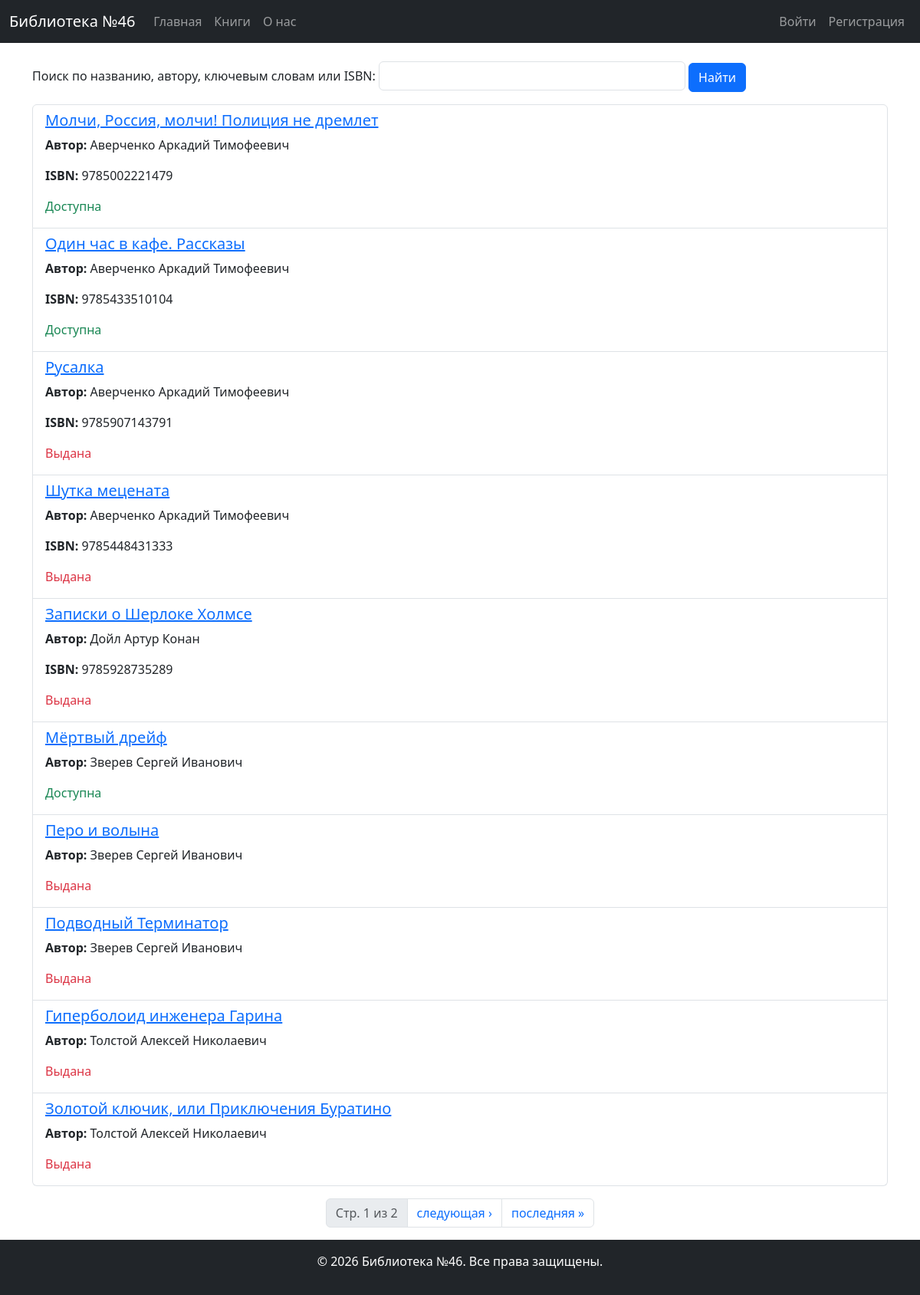
/books/, run on an earlier commit of the app's database.
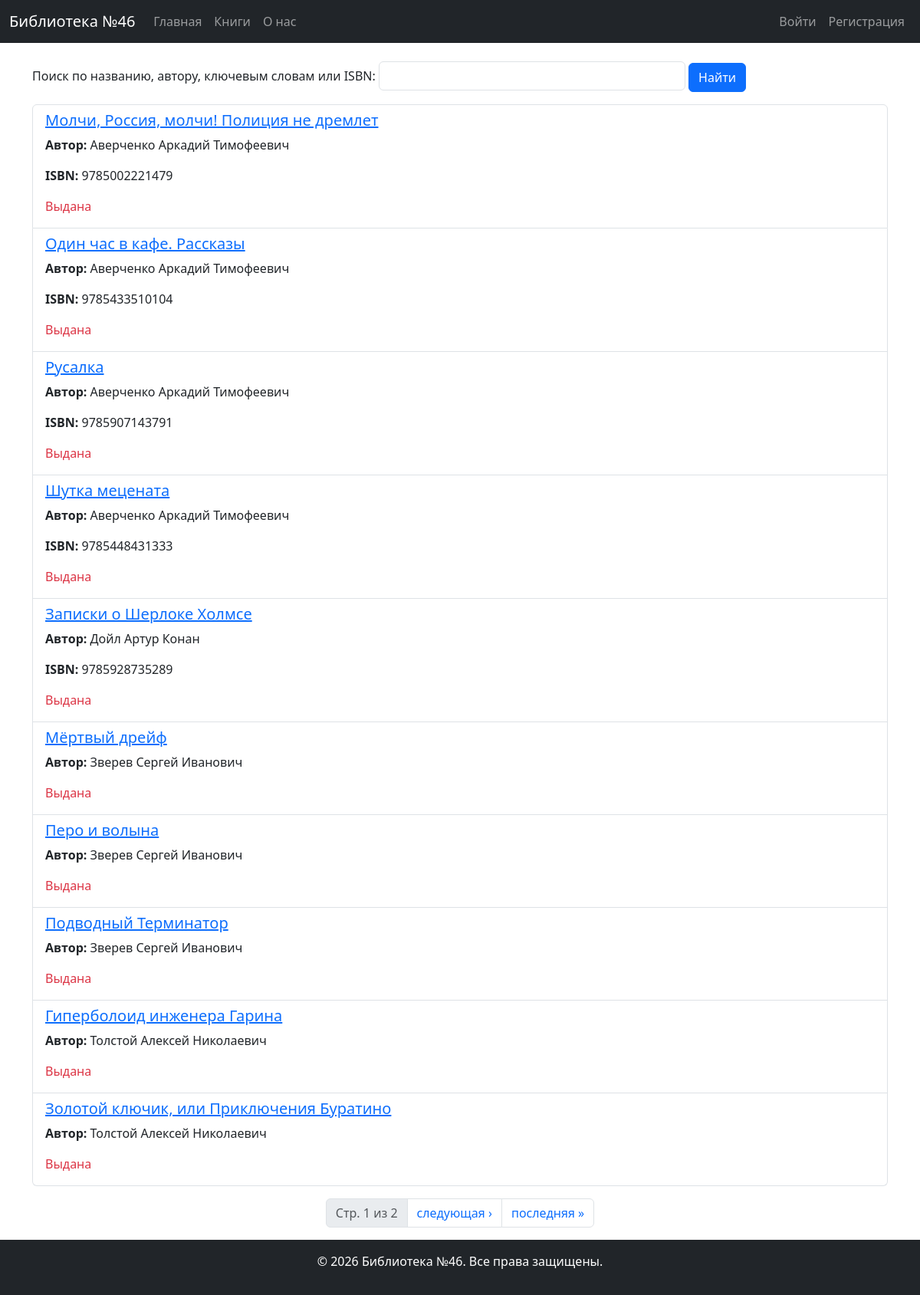
And on a later commit of the database.
### lib_app/models.py (models this page shows, shortened)
class Book(models.Model):
    title = models.CharField(max_length=255)
    author = models.ForeignKey(
        Author,
        on_delete=models.SET_NULL,
        related_name='books',
        null=True,
        blank=True
    )
    publisher = models.ForeignKey(
        Publisher,
        on_delete=models.SET_NULL,
        related_name='books',
        null=True,
        blank=True
    )
    isbn = models.CharField(
        max_length=13,                                          # ISBN должен содержать ровно 13 цифр
        null=True,
        blank=True
    )
    year = models.PositiveIntegerField(
        null=True,
        blank=True,
        validators=[
            MinValueValidator(1),                               # Год должен быть ≥ 1
            MaxValueValidator(datetime.now().year)              # Не больше текущего года
        ]
    )
    short_description = models.TextField(
        default="",
        null=True,
        blank=True
    )
    key_words = models.TextField(
        default="",
        null=True,
        blank=True
    )
    available = models.BooleanField(default=True)               # доступна ли для выдачи
    times_of_issued = models.PositiveIntegerField(default=0)    # сколько раз выдана книга

class Author(models.Model):
    name = models.CharField(max_length=200)
    date_of_birth = models.DateField(null=True, blank=True)
    date_of_death = models.DateField(null=True, blank=True)
    class Meta:
        ordering = ['name']

### lib_app/views.py (the view, shortened to what this page needs)
# urls.py: path('books/', BookListView.as_view(), name='book_list'),
class BookListView(ListView):
    model = Book
    template_name = 'lib_app/book_list.html'
    paginate_by = 10
    def get_queryset(self):
        queryset = Book.objects.select_related('author').order_by('author__name', 'title')
        query = self.request.GET.get('q', '').strip()
        return queryset
    def get_context_data(self, **kwargs):
        context = super().get_context_data(**kwargs)
        context['page_title'] = 'Список книг'
        context['search_query'] = self.request.GET.get('q', '').strip()
        if self.request.user.is_authenticated and not self.request.user.is_staff:
            cart_books = Cart.objects.filter(user=self.request.user).values_list('books__id', flat=True)
            context['cart_book_ids'] = set(cart_books)
        else:
            context['cart_book_ids'] = set()
        return context

### lib_app/templates/lib_app/book_list.html (shortened to what this page needs)
{% extends "base.html" %}
{% block content %}
    <form method="get" class="mb-3">
        <label for="site-search">Поиск по названию, автору, ключевым словам или ISBN:</label>
        <input type="search" id="site-search" name="q" value="{{ search_query|default:'' }}" class="form-control" style="max-width: 400px; display: inline;">
        <button type="submit" class="btn btn-primary">Найти</button>
    </form>
    <ul class="list-group">
        {% for book in book_list %}
            <li class="list-group-item">
            <h5>
                <a href="{% url 'book_detail' book.pk %}" title="Подробнее о книге">
                    {{ book.title }}
                </a>
            </h5>
            <p><strong>Автор:</strong> {{ book.author.name }}</p>
            {% if book.isbn %}
                <p><strong>ISBN:</strong> {{ book.isbn }}</p>
            {% endif %}
            {% if book.available %}
                <span class="text-success">Доступна</span>
            {% else %}
                <span class="text-danger">Выдана</span>
            {% endif %}
        </li>
        {% empty %}
            <li class="list-group-item">Книги не найдены.</li>
        {% endfor %}
    </ul>
    {% if is_paginated %}
      <nav aria-label="Страницы">
        <ul class="pagination justify-content-center mt-3">
          <li class="page-item disabled"><span class="page-link">Стр. {{ page_obj.number }} из {{ page_obj.paginator.num_pages }}</span></li>
          {% if page_obj.has_next %}
            <li class="page-item"><a class="page-link" href="?q={{ search_query|urlencode }}&page={{ page_obj.next_page_number }}">следующая ›</a></li>
            <li class="page-item"><a class="page-link" href="?q={{ search_query|urlencode }}&page={{ page_obj.paginator.num_pages }}">последняя »</a></li>
          {% endif %}
        </ul>
      </nav>
    {% endif %}
{% endblock %}

What changed in the data, as far as the page shows it:
changed Book "Молчи, Россия, молчи! Полиция не дремлет": available "Доступна" → "Выдана"
changed Book "Один час в кафе. Рассказы": available "Доступна" → "Выдана"
changed Book "Мёртвый дрейф": available "Доступна" → "Выдана"
